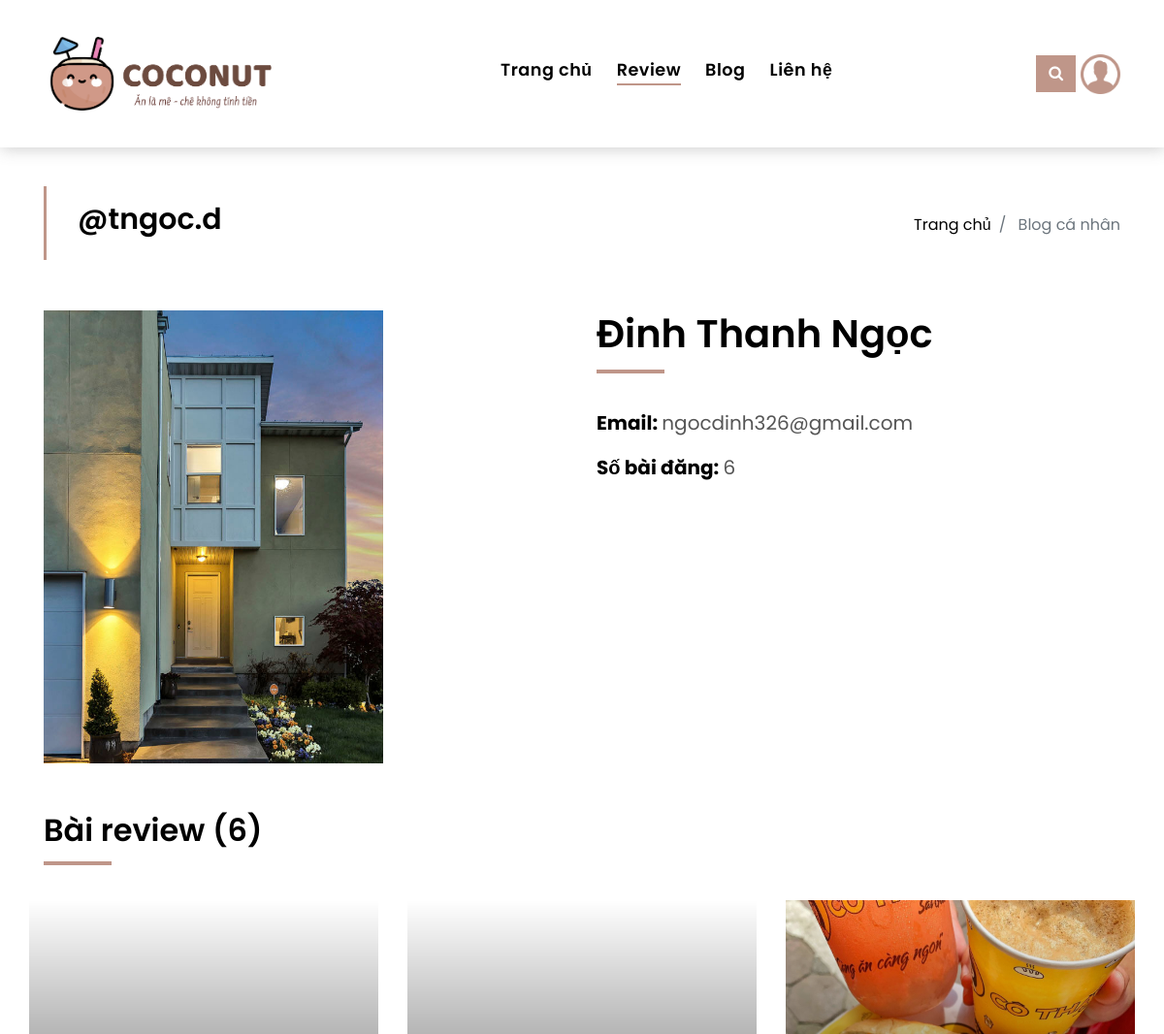
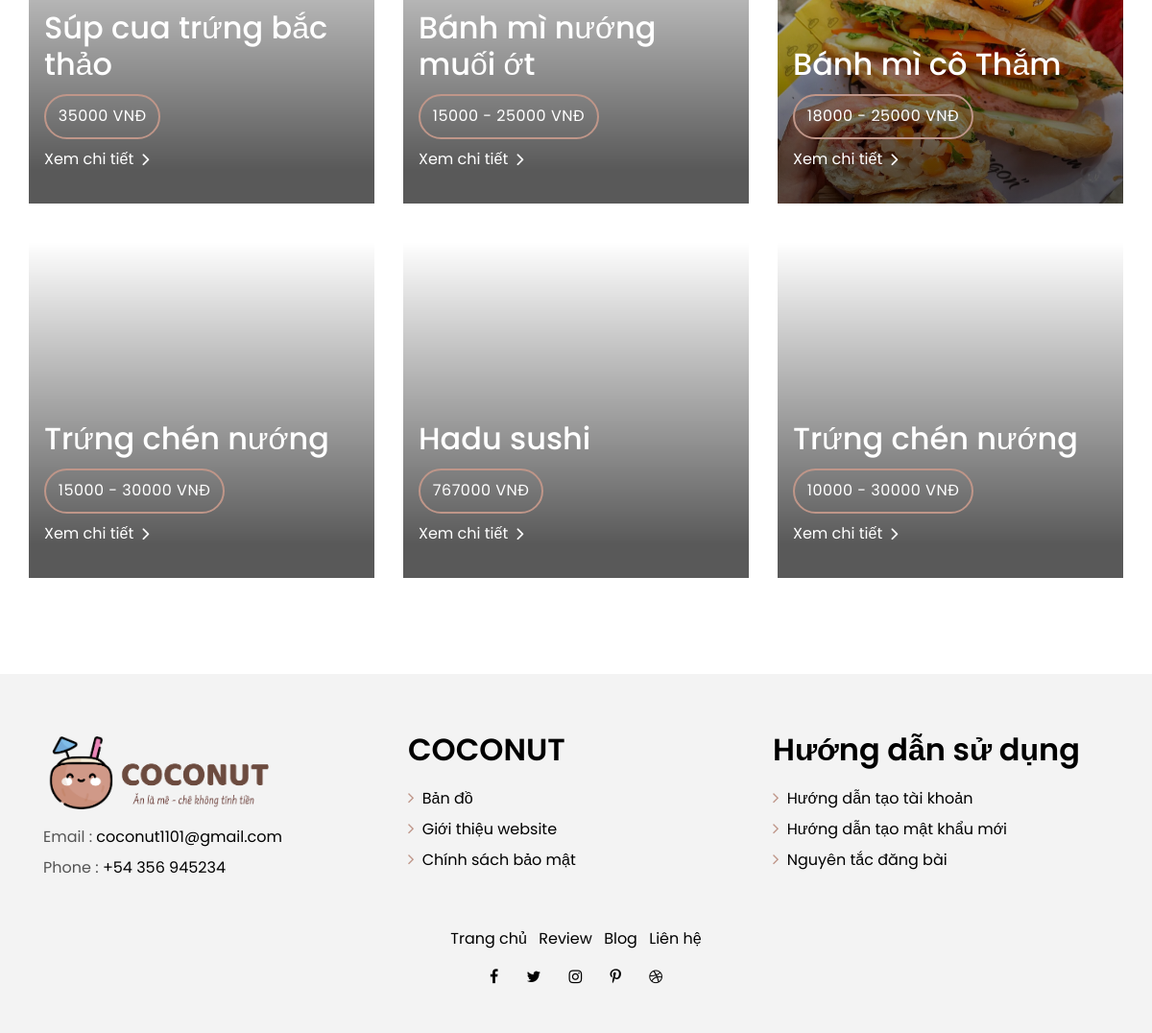
The page /blog_trang_ca_nhan.php?id=1 on the database its author committed (2 pictures, top to bottom).
### tables this page shows
CREATE TABLE `tbl_user_reviewer` (
  `id_reviewer` int(11) NOT NULL,
  `ten` varchar(100) NOT NULL,
  `ten_dang_nhap` varchar(100) NOT NULL,
  `email` varchar(100) DEFAULT NULL,
  `pass` varchar(100) NOT NULL,
  `anh_dai_dien` varchar(100) DEFAULT NULL
);

CREATE TABLE `tbl_review` (
  `id_review` int(11) NOT NULL,
  `id_reviewer` int(11) NOT NULL,
  `id_danh_muc` int(11) NOT NULL,
  `id_duong` int(11) NOT NULL,
  `so_nha` varchar(100) DEFAULT NULL,
  `gio_mo_cua` time DEFAULT NULL,
  `gio_dong_cua` time DEFAULT NULL,
  `ten_mon` varchar(100) NOT NULL,
  `noi_dung` varchar(2000) NOT NULL,
  `diem` float DEFAULT NULL,
  `gia_tb` float DEFAULT NULL,
  `gia_min` float DEFAULT NULL,
  `gia_max` float DEFAULT NULL,
  `anh_minh_hoa` varchar(200) DEFAULT NULL,
  `ngay_dang` timestamp NOT NULL DEFAULT current_timestamp(),
  `luot_xem` int(11) DEFAULT 0
);

### blog_trang_ca_nhan.php (the view, shortened to what this page needs)
<!DOCTYPE html>
<html lang="en">
<head>
  <link href="lib/bootstrap/css/bootstrap.min.css" rel="stylesheet">
  <link href="lib/font-awesome/css/font-awesome.min.css" rel="stylesheet">
  <link href="lib/animate/animate.min.css" rel="stylesheet">
  <link href="lib/ionicons/css/ionicons.min.css" rel="stylesheet">
  <link href="lib/owlcarousel/assets/owl.carousel.min.css" rel="stylesheet">
  <link href="css/style.css" rel="stylesheet">
</head>
<body>
  <nav class="navbar navbar-default navbar-trans navbar-expand-lg fixed-top">
    <div class="container">
      <a class="navbar-brand text-brand" href="index.php">
      <img src="img/logoweb.png" style="width: 240px;height: auto;"></a>
      <div class="navbar-collapse collapse justify-content-center" id="navbarDefault">
        <ul class="navbar-nav">
          <li class="nav-item">
            <a class="nav-link" href="index.php">Trang chủ</a>
          </li>
          <li class="nav-item">
            <a class="nav-link active" href="review.php">Review</a>
          </li>
          <li class="nav-item">
            <a class="nav-link" href="blog.php">Blog</a>
          </li>
          <li class="nav-item">
            <a class="nav-link" href="lien-he.php">Liên hệ</a>
          </li>
        </ul>
      </div>
      <button type="button" class="btn btn-b-n navbar-toggle-box-collapse d-none d-md-block" data-toggle="collapse"
        data-target="#navbarTogglerDemo01" aria-expanded="false">
        <span class="fa fa-search" aria-hidden="true"></span>
      </button>
      <button onclick="goiTaiKhoan()" style="border-width: 0px;padding: 0px;background-color: white;"><img style="width: 40.86px; margin-left: 5px;" src="img/user1.png"></button>
    </div>
  </nav>
  <section class="intro-single">
    <div class="container">
      <div class="row">
      <?php
      $ket_noi = mysqli_connect("localhost", "root", "", "nhom5");
      $id_rver= $_GET["id"];
      $sql = "
        SELECT * FROM `tbl_user_reviewer` WHERE `id_reviewer`='".$id_rver."'
      ";
      $sql1 = "
        SELECT `id_reviewer`, COUNT(`id_review`) FROM `tbl_review` WHERE `id_reviewer`='".$id_rver."'
      ";
      $noi_dung_tin_tuc = mysqli_query($ket_noi, $sql);
      $so_bai = mysqli_query($ket_noi, $sql1);
      $row1 = mysqli_fetch_array($so_bai);
      $row = mysqli_fetch_array($noi_dung_tin_tuc);
    ;?>
        <div class="col-md-12 col-lg-8">
          <div class="title-single-box">
            <h3 class="title-single" style="font-size: 30px;">@<?php echo $row["ten_dang_nhap"];?></h3>
          </div>
        </div>
        <div class="col-md-12 col-lg-4">
          <nav aria-label="breadcrumb" class="breadcrumb-box d-flex justify-content-lg-end">
            <ol class="breadcrumb">
              <li class="breadcrumb-item">
                <a href="#">Trang chủ</a>
              </li>
              <li class="breadcrumb-item active" aria-current="page">
                Blog cá nhân
              </li>
            </ol>
          </nav>
        </div>
      </div>
    </div>
  </section>
  <section class="agent-single">
    <div class="container">
      <div class="row">
        <div class="col-sm-12">
          <div class="row">
            <div class="col-md-6">
              <div  class="agent-avatar-box">
                <img style="width: 350px; height: auto;" src="ngoc.jpg" alt="" class="agent-avatar img-fluid">
              </div>
            </div>
            <div  class="col-md-5 section-md-t3">
              <div class="agent-info-box">
                <div class="agent-title">
                  <div class="title-box-d">
                    <h3 class="title-d" style="font-size: 40px;"><?php echo $row["ten"];?></h3>
                  </div>
                </div>
                <div style="font-size: 20px;" id="noidung" class="agent-content mb-3" >
                  <div class="info-agents color-a">
                      <p >
                      <strong>Email: </strong>
                      <span class="color-text-a"><?php echo $row["email"];?></span>
                    </p>
                    <p>
                      <strong>Số bài đăng: </strong>
                      <span class="color-text-a"><?php echo $row1["COUNT(`id_review`)"];?></span>
                    </p>
                     </div>
                </div>
              </div>
            </div>
          </div>
        </div>
        <div style="padding-top: 50px;" class="col-md-12 section-t8">
          <div class="title-box-d">
            <h3 class="title-d"> Bài review (<?php echo $row1["COUNT(`id_review`)"];?>)</h3>
          </div>
        </div>
        <div class="row property-grid grid">
          <?php
        $ket_noi = mysqli_connect("localhost", "root", "", "nhom5");
        $sql = "
          SELECT * FROM `tbl_review` WHERE `id_reviewer` = '".$id_rver."'
        ";
        $noi_dung_tin_tuc = mysqli_query($ket_noi, $sql);
        while ($row = mysqli_fetch_array($noi_dung_tin_tuc)) {
      ;?>
        <div  class="col-md-4">
          <div class="card-box-a card-shadow">
            <div class="img-box-a">
              <img src="img/doan/<?php echo $row["anh_minh_hoa"];?>" alt="" class="img-a img-fluid">
            </div>
            <div class="card-overlay">
              <div class="card-overlay-a-content">
                <div class="card-header-a">
                  <h2 class="card-title-a">
                    <a href="review_chi_tiet.php?id=<?php echo $row["id_review"];?>"><?php echo $row["ten_mon"];?></a>
                  </h2>
                </div>
                <div class="card-body-a">
                  <div class="price-box d-flex">
                    <span class="price-a">
                      <?php
                          if ($row["gia_tb"] != null) {
                            echo $row["gia_tb"];
                          }
                          else
                          {
                            echo $row["gia_min"]." - ".$row["gia_max"];
                          };
                          ?> vnđ
                    </span>
                  </div>
                  <a  class="link-a" href="review_chi_tiet.php?id=<?php echo $row["id_review"];?>">Xem chi tiết
                    <span class="ion-ios-arrow-forward"></span>
                  </a>
                </div>
              </div>
            </div>
          </div>
        </div>
      <?php
        }
      ;?>
        </div>
      </div>
    </div>
  </section>
  <section class="section-footer">
    <div class="container">
      <div class="row">
        <div class="col-sm-12 col-md-4">
          <div class="widget-a">
            <div class="w-header-a">
              <h3 ><img src="img/logoweb.png" style="width: 240px;height: auto;"></h3>
            </div>
            <div class="w-footer-a">
              <ul class="list-unstyled">
                <li class="color-a">
                  <span class="color-text-a">Email :</span> coconut1101@gmail.com</li>
                <li class="color-a">
                  <span class="color-text-a">Phone :</span> +54 356 945234</li>
              </ul>
            </div>
          </div>
        </div>
        <div class="col-sm-12 col-md-4 section-md-t3">
          <div class="widget-a">
            <div class="w-header-a">
              <h4 class="w-title-a text-brand">COCONUT</h4>
            </div>
            <div class="w-body-a">
              <div class="w-body-a">
                <ul class="list-unstyled">
                  <li class="item-list-a">
                    <i class="fa fa-angle-right"></i> <a href="lien-he.php">Bản đồ</a>
                  </li>
                  <li class="item-list-a">
                    <i class="fa fa-angle-right"></i> <a href="#">Giới thiệu website</a>
                  </li>
                  <li class="item-list-a">
                    <i class="fa fa-angle-right"></i> <a href="#">Chính sách bảo mật</a>
                  </li>
                </ul>
              </div>
            </div>
          </div>
        </div>
        <div class="col-sm-12 col-md-4 section-md-t3">
          <div class="widget-a">
            <div class="w-header-a">
              <h4 class="w-title-a text-brand">Hướng dẫn sử dụng</h4>
            </div>
            <div class="w-body-a">
              <ul class="list-unstyled">
                <li class="item-list-a">
                  <i class="fa fa-angle-right"></i> <a href="#">Hướng dẫn tạo tài khoản</a>
                </li>
                <li class="item-list-a">
                  <i class="fa fa-angle-right"></i> <a href="#">Hướng dẫn tạo mật khẩu mới</a>
                </li>
                <li class="item-list-a">
                  <i class="fa fa-angle-right"></i> <a href="#">Nguyên tắc đăng bài</a>
                </li>
              </ul>
            </div>
          </div>
        </div>
      </div>
    </div>
  </section>
  <footer>
    <div class="container">
      <div class="row">
        <div class="col-md-12">
          <nav class="nav-footer">
            <ul class="list-inline">
              <li class="list-inline-item">
                <a href="#">Trang chủ</a>
              </li>
              <li class="list-inline-item">
                <a href="#">Review</a>
              </li>
              <li class="list-inline-item">
                <a href="#">Blog</a>
              </li>
              <li class="list-inline-item">
                <a href="#">Liên hệ</a>
              </li>
            </ul>
          </nav>
          <div class="socials-a">
            <ul class="list-inline">
              <li class="list-inline-item">
                <a href="#">
                  <i class="fa fa-facebook" aria-hidden="true"></i>
                </a>
              </li>
              <li class="list-inline-item">
                <a href="#">
                  <i class="fa fa-twitter" aria-hidden="true"></i>
                </a>
              </li>
              <li class="list-inline-item">
                <a href="#">
                  <i class="fa fa-instagram" aria-hidden="true"></i>
                </a>
              </li>
              <li class="list-inline-item">
                <a href="#">
                  <i class="fa fa-pinterest-p" aria-hidden="true"></i>
                </a>
              </li>
              <li class="list-inline-item">
                <a href="#">
                  <i class="fa fa-dribbble" aria-hidden="true"></i>
                </a>
              </li>
            </ul>
          </div>
        </div>
      </div>
    </div>
  </footer>
</body>
</html>

### blog_trang_ca_nhan.php (style rules this page uses)
.img-box-a { height: 350px; overflow: hidden; }
@media only screen   
and (min-width: 1200px)  
and (max-width: 1605px) { #noidung { width: 550px; } }

### rows shown on the page
tbl_user_reviewer: ten_dang_nhap "tngoc.d", ten "Đinh Thanh Ngọc", email "ngocdinh326@gmail.com"
tbl_review: ten_mon "Súp cua trứng bắc thảo", gia_tb "35000"
tbl_review: ten_mon "Bánh mì nướng muối ớt", gia_min "15000", gia_max "25000"
tbl_review: anh_minh_hoa (picture), ten_mon "Bánh mì cô Thắm", gia_min "18000", gia_max "25000"
tbl_review: ten_mon "Trứng chén nướng", gia_min "15000", gia_max "30000"
tbl_review: ten_mon "Hadu sushi", gia_tb "767000"
tbl_review: ten_mon "Trứng chén nướng", gia_min "10000", gia_max "30000"

### other values the page prints
$row1["COUNT(`id_review`)"] "6"
